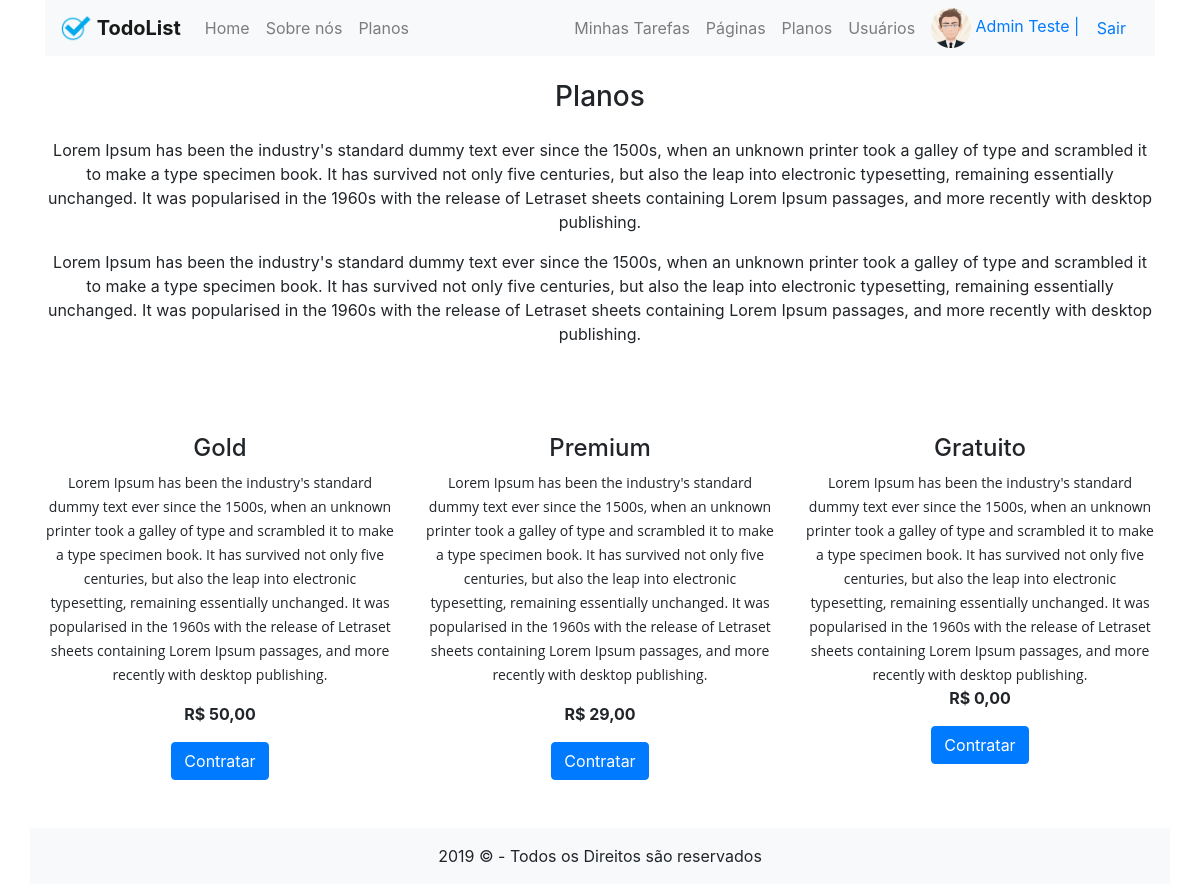
/planos.php (signed in), run on the app's committed database.
### tables this page shows
CREATE TABLE `paginas` (
  `id` int(11) NOT NULL,
  `titulo` varchar(200) NOT NULL,
  `slug` varchar(200) NOT NULL,
  `descricao` text NOT NULL
);

CREATE TABLE `planos` (
  `id` int(11) NOT NULL,
  `titulo` varchar(40) NOT NULL,
  `descricao` text NOT NULL,
  `valor` decimal(10,2) NOT NULL
);

### models/Pagina.php (called while the page is built, shortened)
<?php
function buscarSlug($slug)
{
    $db = conexao();
    $sql = "SELECT * FROM paginas WHERE slug=:slug";
    try {
        $stmt = $db->prepare($sql);
        $stmt->bindParam(":slug", $slug, PDO::PARAM_STR);
        $stmt->execute();
        return $stmt->fetch(PDO::FETCH_ASSOC);
    } catch (\PDOException $e) {
        die($e->getMessage());
        return false;
    }
}

### controllers/SiteController.php (called while the page is built, shortened)
<?php
require_once  $_SERVER['DOCUMENT_ROOT'] . "/models/Pagina.php";
require_once  $_SERVER['DOCUMENT_ROOT'] . "/models/Plano.php";
function pagina($slug)
{
    $pagina = buscarSlug($slug);
    return $pagina;
}
function planos()
{
    $planos = listarPlanos();
    return $planos;
}

### models/Plano.php (called while the page is built, shortened)
<?php
function listarPlanos()
{
    $db = conexao();
    $sql = "SELECT * FROM planos ORDER BY planos.id DESC";
    try {
        $stmt = $db->prepare($sql);
        $stmt->execute();
        return $stmt->fetchAll(PDO::FETCH_ASSOC);
    } catch (PDOException $e) {
        die($e->getMessage());
        return false;
    }
}

### planos.php (the view)
<?php
require_once $_SERVER['DOCUMENT_ROOT'] . "/controllers/SiteController.php";
$pagina = pagina('planos');
$planos = planos();
?>
<?php include_once(CABECALHO); ?>
<main class="container">
    <div class="row">
        <div class="col-12 text-center">
            <h3 class="m-4"><?= $pagina['titulo'] ?></h3>
            <?= $pagina['descricao'] ?>
        </div>
    </div>
    <div class="row mt-5">
        <?php foreach ($planos as $plan) : ?>
            <div class="col-md-4 text-center">
                <h4><?= $plan['titulo'] ?></h4>
                <?= $plan['descricao'] ?>
                <p>
                    <strong>R$ <?= number_format($plan['valor'], 2, ',', '.') ?></strong>
                </p>
                <a href="/contratar?id=<?= $plan['id'] ?>" class="btn btn-primary">Contratar</a>
            </div>
        <?php endforeach; ?>
    </div>
</main>
<?php include_once(RODAPE); ?>

### includes/cabecalho.php (shortened to what this page needs)
<!DOCTYPE html>
<html lang="pt-br">
<head>
    <link rel="stylesheet" href="//stackpath.bootstrapcdn.com/bootstrap/4.4.0/css/bootstrap.min.css">
    <link rel="stylesheet" href="//cdnjs.cloudflare.com/ajax/libs/font-awesome/5.11.2/css/all.min.css">
    <link href="//cdnjs.cloudflare.com/ajax/libs/summernote/0.8.12/summernote.css" rel="stylesheet">
    <link rel="stylesheet" href="/assets/css/estilo.css">
</head>
<body>
    <header class="container">
        <nav class="navbar navbar-expand-lg navbar-light bg-light">
            <a class="navbar-brand" href="/">
                <img src="/assets/img/logo.png" width="30" height="30" class="d-inline-block align-top" alt="">
                <strong>TodoList</strong>
            </a>
            <div class="collapse navbar-collapse" id="navbarCollapse">
                <ul class="navbar-nav mr-auto">
                    <li class="nav-item">
                        <a class="nav-link" href="/">Home</a>
                    </li>
                    <li class="nav-item">
                        <a class="nav-link" href="/sobre-nos">Sobre nós</a>
                    </li>
                    <li class="nav-item">
                        <a class="nav-link" href="/planos">Planos</a>
                    </li>
                </ul>
                <ul class="navbar-nav ml-auto">
                    <?php if (isset($_SESSION['usuario'])) : ?>
                        <li class="nav-item">
                            <a class="nav-link" href="/admin/tarefa">Minhas Tarefas</a>
                        </li>
                        <?php if ($_SESSION['usuario']['nivel'] == 1) : ?>
                            <li class="nav-item">
                                <a class="nav-link" href="/admin/pagina">Páginas</a>
                            </li>
                            <li class="nav-item">
                                <a class="nav-link" href="/admin/plano">Planos</a>
                            </li>
                            <li class="nav-item">
                                <a class="nav-link" href="/admin/usuario">Usuários</a>
                            </li>
                        <?php endif; ?>
                    <?php endif; ?>
                    <li class="nav-item ml-2">
                        <?php if (isset($_SESSION['usuario'])) : ?>
                            <a href="/admin/usuario/editar-perfil">
                                <img src="/uploads/perfil/<?= $_SESSION['usuario']['foto'] ?>" class="rounded-circle" width="40" height="40" alt="">
                                <?= $_SESSION['usuario']['nome'] ?> |
                            </a>
                            <a class="btn btn-link" href="/login/logout">Sair</a>
                        <?php else : ?>
                            <a class="btn btn-primary" href="/login/entrar">Entrar</a>
                        <?php endif; ?>
                    </li>
                </ul>
            </div>
        </nav>
    </header>

### includes/rodape.php (shortened to what this page needs)
<footer class="container bg-light mt-5">
    <div class="row">
        <div class="col-12 p-3 text-center">
            <?= date('Y') ?> &copy; - Todos os Direitos são reservados
        </div>
    </div>
</footer>
</body>
</html>

### assets/css/estilo.css (style rules this page uses)
body { display: flex; flex-direction: column; min-height: 100vh; }
main { flex-grow: 1; }

### data on the page
paginas: titulo "Planos", descricao "Lorem Ipsum has been the industry's standard dummy text ever since the 1500s, when an unknown printer took a galley of type and scrambled it to make a type specimen book. It has survived not only five centuries, but also the leap into electronic typesetting, remaining essentially unchanged. It was popularised in the 1960s with the release of Letraset sheets containing Lorem Ipsum passages, and more recently with desktop publishing. Lorem Ipsum has been the industry's standard dummy text ever since the 1500s, when an unknown printer took a galley of type and scrambled it to make a type specimen book. It has survived not only five centuries, but also the leap into electronic typesetting,…"
planos: titulo "Gold", descricao "Lorem Ipsum has been the industry's standard dummy text ever since the 1500s, when an unknown printer took a galley of type and scrambled it to make a type specimen book. It has survived not only five centuries, but also the leap into electronic typesetting, remaining essentially unchanged. It was popularised in the 1960s with the release of Letraset sheets containing Lorem Ipsum passages, and more recently with desktop publishing.", valor "50,00"
planos: titulo "Premium", descricao "Lorem Ipsum has been the industry's standard dummy text ever since the 1500s, when an unknown printer took a galley of type and scrambled it to make a type specimen book. It has survived not only five centuries, but also the leap into electronic typesetting, remaining essentially unchanged. It was popularised in the 1960s with the release of Letraset sheets containing Lorem Ipsum passages, and more recently with desktop publishing.", valor "29,00"
planos: titulo "Gratuito", descricao "Lorem Ipsum has been the industry's standard dummy text ever since the 1500s, when an unknown printer took a galley of type and scrambled it to make a type specimen book. It has survived not only five centuries, but also the leap into electronic typesetting, remaining essentially unchanged. It was popularised in the 1960s with the release of Letraset sheets containing Lorem Ipsum passages, and more recently with desktop publishing.", valor "0,00"

### other printed values
$_SESSION['usuario']['nome'] "Admin Teste"
